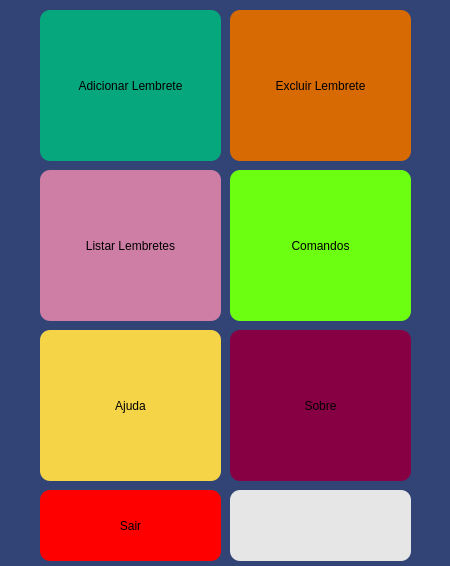
<?xml version="1.0" encoding="UTF-8"?>
<ui version="4.0">
 <class>Principal</class>
 <widget class="QMainWindow" name="Principal">
  <property name="geometry">
   <rect>
    <x>0</x>
    <y>0</y>
    <width>450</width>
    <height>566</height>
   </rect>
  </property>
  <property name="minimumSize">
   <size>
    <width>450</width>
    <height>566</height>
   </size>
  </property>
  <property name="maximumSize">
   <size>
    <width>450</width>
    <height>566</height>
   </size>
  </property>
  <property name="cursor">
   <cursorShape>ArrowCursor</cursorShape>
  </property>
  <property name="windowTitle">
   <string>SpeakyNotes</string>
  </property>
  <property name="styleSheet">
   <string notr="true">background-color: rgb(50, 67, 118);</string>
  </property>
  <widget class="QWidget" name="centralwidget">
   <widget class="QPushButton" name="addButton">
    <property name="geometry">
     <rect>
      <x>40</x>
      <y>10</y>
      <width>181</width>
      <height>151</height>
     </rect>
    </property>
    <property name="cursor">
     <cursorShape>PointingHandCursor</cursorShape>
    </property>
    <property name="styleSheet">
     <string notr="true">QPushButton{
	border-radius:10px;
	background-color: rgb(6, 167, 125);
}
QPushButton:hover{
	background-color: rgb(9, 255, 190);
}
</string>
    </property>
    <property name="text">
     <string>Adicionar Lembrete</string>
    </property>
   </widget>
   <widget class="QPushButton" name="deleteButton">
    <property name="geometry">
     <rect>
      <x>230</x>
      <y>10</y>
      <width>181</width>
      <height>151</height>
     </rect>
    </property>
    <property name="cursor">
     <cursorShape>PointingHandCursor</cursorShape>
    </property>
    <property name="styleSheet">
     <string notr="true">QPushButton{border-radius:10px;
background-color: rgb(215, 106, 3);}</string>
    </property>
    <property name="text">
     <string>Excluir Lembrete</string>
    </property>
   </widget>
   <widget class="QPushButton" name="listButton">
    <property name="geometry">
     <rect>
      <x>40</x>
      <y>170</y>
      <width>181</width>
      <height>151</height>
     </rect>
    </property>
    <property name="cursor">
     <cursorShape>PointingHandCursor</cursorShape>
    </property>
    <property name="styleSheet">
     <string notr="true">QPushButton{border-radius:10px;
background-color: rgb(206, 125, 165);}</string>
    </property>
    <property name="text">
     <string>Listar Lembretes</string>
    </property>
   </widget>
   <widget class="QPushButton" name="comandButton">
    <property name="geometry">
     <rect>
      <x>230</x>
      <y>170</y>
      <width>181</width>
      <height>151</height>
     </rect>
    </property>
    <property name="cursor">
     <cursorShape>PointingHandCursor</cursorShape>
    </property>
    <property name="styleSheet">
     <string notr="true">QPushButton{
	border-radius:10px;
	background-color: rgb(108, 255, 17);
}</string>
    </property>
    <property name="text">
     <string>Comandos</string>
    </property>
   </widget>
   <widget class="QPushButton" name="helpButton">
    <property name="geometry">
     <rect>
      <x>40</x>
      <y>330</y>
      <width>181</width>
      <height>151</height>
     </rect>
    </property>
    <property name="cursor">
     <cursorShape>PointingHandCursor</cursorShape>
    </property>
    <property name="styleSheet">
     <string notr="true">QPushButton{
	border-radius:10px;
	background-color: rgb(245, 213, 71);
}</string>
    </property>
    <property name="text">
     <string>Ajuda</string>
    </property>
   </widget>
   <widget class="QPushButton" name="aboutButton">
    <property name="geometry">
     <rect>
      <x>230</x>
      <y>330</y>
      <width>181</width>
      <height>151</height>
     </rect>
    </property>
    <property name="cursor">
     <cursorShape>PointingHandCursor</cursorShape>
    </property>
    <property name="styleSheet">
     <string notr="true">QPushButton{
	border-radius:10px;
	background-color: rgb(136, 0, 68);
}</string>
    </property>
    <property name="text">
     <string>Sobre</string>
    </property>
   </widget>
   <widget class="QPushButton" name="closeButton">
    <property name="geometry">
     <rect>
      <x>40</x>
      <y>490</y>
      <width>181</width>
      <height>71</height>
     </rect>
    </property>
    <property name="cursor">
     <cursorShape>PointingHandCursor</cursorShape>
    </property>
    <property name="styleSheet">
     <string notr="true">QPushButton{
	border-radius:10px;
	background-color: rgb(255, 0, 0);
}</string>
    </property>
    <property name="text">
     <string>Sair</string>
    </property>
   </widget>
   <widget class="QPushButton" name="micButton">
    <property name="geometry">
     <rect>
      <x>230</x>
      <y>490</y>
      <width>181</width>
      <height>71</height>
     </rect>
    </property>
    <property name="cursor">
     <cursorShape>PointingHandCursor</cursorShape>
    </property>
    <property name="styleSheet">
     <string notr="true">QPushButton{
	border-radius:10px;
	background-color: rgb(230, 230, 230);
}</string>
    </property>
    <property name="text">
     <string/>
    </property>
   </widget>
  </widget>
 </widget>
 <resources/>
 <connections/>
</ui>
